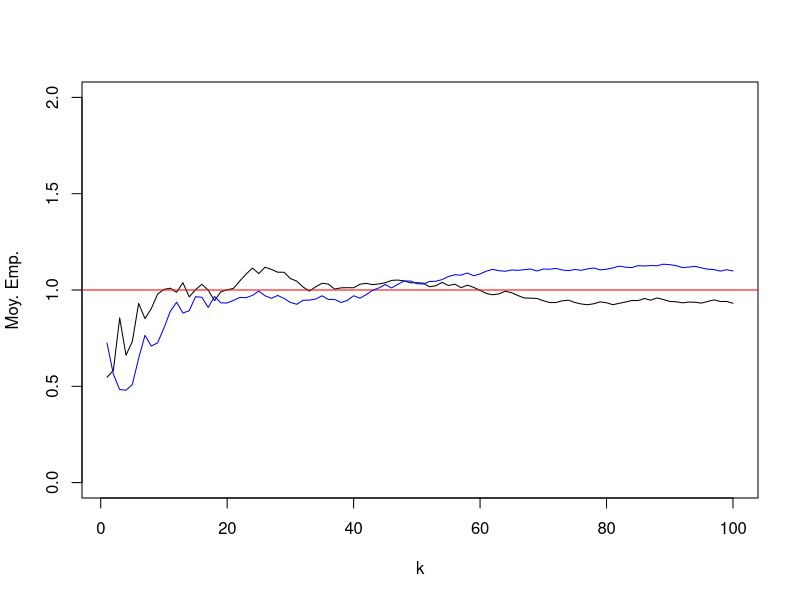
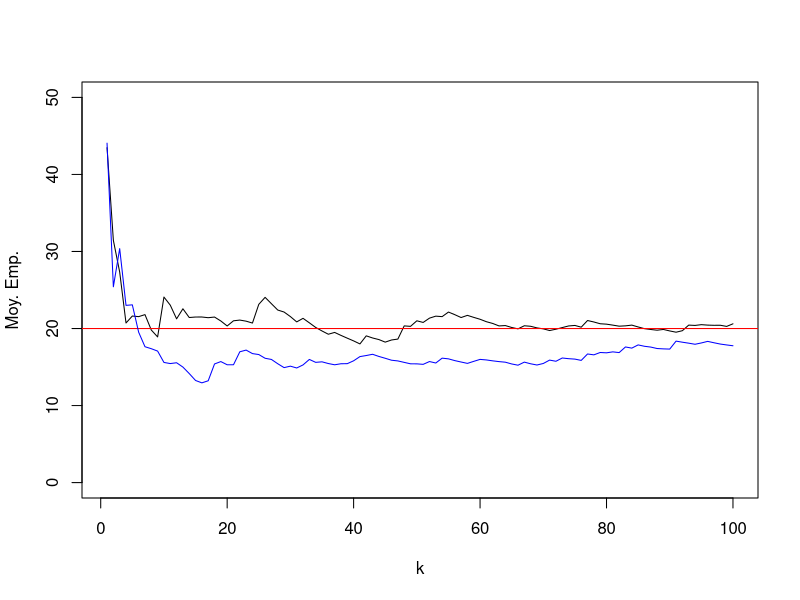
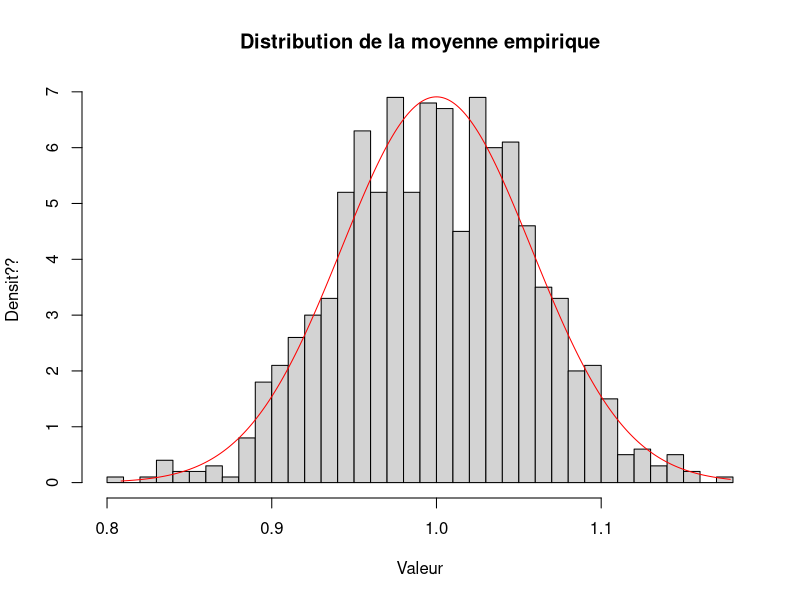
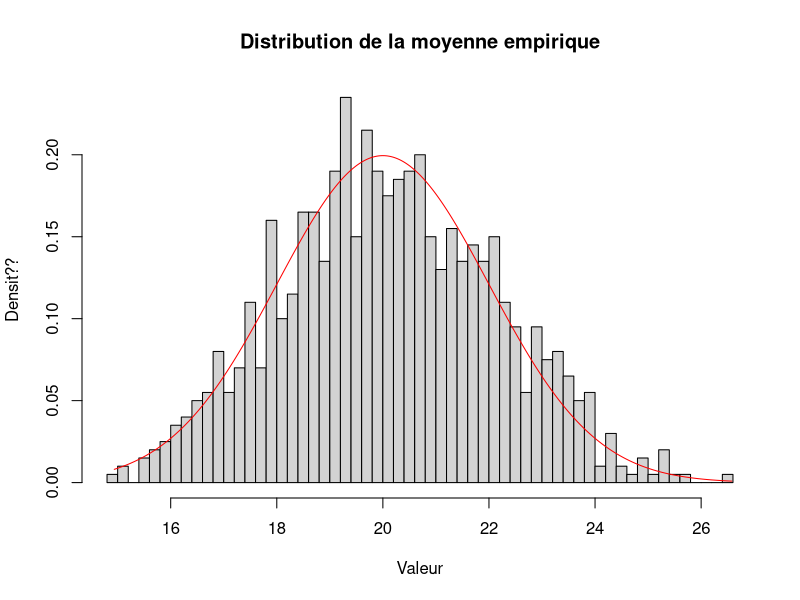

Source code (R) for these figures, in order:
# I. Loi des grands nombres

# 1
a = 0
b = 2
n = 100
X = runif(n,a,b)

# 2
S = cumsum(X) / (1:n)
mu = 0.5 * (a+b)

plot(S, type="l", xlab="k", ylab="Moy. Emp.", ylim=c(a,b))
abline(mu, 0, col="red")

# 3
X = runif(n,a,b)
S = cumsum(X) / (1:n)
lines(S, type="l", xlab="k", ylab="Moy. Emp.", ylim=c(a,b), col="blue")

# 4
rate = 0.05
n = 100
X = rexp(n, rate)

S = cumsum(X) / (1:n)
mu = 1/rate

plot(S, type="l", xlab="k", ylab="Moy. Emp.", ylim=c(0,50))
abline(mu, 0, col="red")

X = rexp(n, rate)

S = cumsum(X) / (1:n)
lines(S, type="l", xlab="k", ylab="Moy. Emp.", ylim=c(0,50), col="blue")

# II. Th??or??me central limite

# 1
m = 1000
n = 100
a = 0 
b = 2
mu=.5*(a+b)

Z=0

for (j in 1:m) {
  X = runif(n,a,b)
  Z[j] = sum(X)/n
}
hist(Z,probability=TRUE,breaks=50,main="Distribution de la moyenne empirique",xlab="Valeur",ylab="Densit??")

# 2
var = (b-a)^2/12
NX = seq(min(Z), max(Z), length.out=500)
NY = dnorm(NX, mean = mu, sd=sqrt(var/n)) 
lines(x=NX,y=NY,col="red")

# 3
m = 1000
n = 100
a = 0 
b = 2
rate = 0.05
mu=1/rate

Z=0

for (j in 1:m) {
  X = rexp(n,rate)
  Z[j] = sum(X)/n
}
hist(Z,probability=TRUE,breaks=50,main="Distribution de la moyenne empirique",xlab="Valeur",ylab="Densit??")

var = (1/rate)^2
NX = seq(min(Z), max(Z), length.out=500)
NY = dnorm(NX, mean = mu, sd=sqrt(var/n)) 
lines(x=NX,y=NY,col="red")

